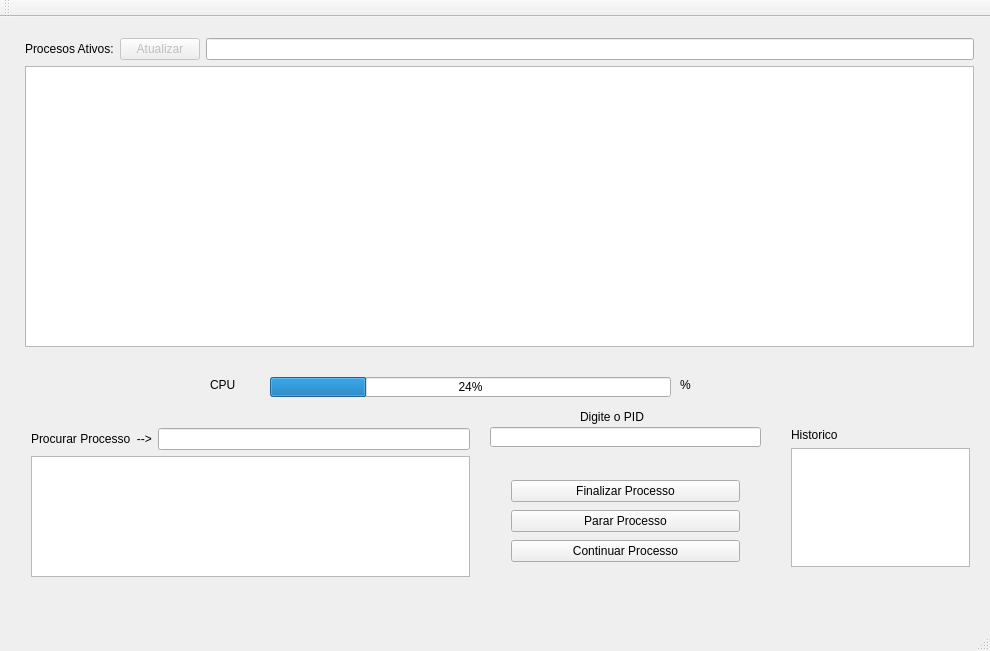
<?xml version="1.0" encoding="UTF-8"?>
<ui version="4.0">
 <class>MainWindow</class>
 <widget class="QMainWindow" name="MainWindow">
  <property name="geometry">
   <rect>
    <x>0</x>
    <y>0</y>
    <width>990</width>
    <height>651</height>
   </rect>
  </property>
  <property name="windowTitle">
   <string>MainWindow</string>
  </property>
  <widget class="QWidget" name="centralWidget">
   <widget class="QLineEdit" name="lineEdit_PidProcess">
    <property name="geometry">
     <rect>
      <x>490</x>
      <y>410</y>
      <width>271</width>
      <height>20</height>
     </rect>
    </property>
    <property name="text">
     <string/>
    </property>
   </widget>
   <widget class="QWidget" name="layoutWidget">
    <property name="geometry">
     <rect>
      <x>500</x>
      <y>450</y>
      <width>251</width>
      <height>111</height>
     </rect>
    </property>
    <layout class="QGridLayout" name="gridLayout_6">
     <item row="2" column="1">
      <widget class="QPushButton" name="pushButton_continueProcess">
       <property name="text">
        <string>Continuar Processo</string>
       </property>
      </widget>
     </item>
     <item row="1" column="1">
      <widget class="QPushButton" name="pushButton_StopProcess">
       <property name="text">
        <string>Parar Processo</string>
       </property>
      </widget>
     </item>
     <item row="0" column="1">
      <widget class="QPushButton" name="pushButton_KillProcess">
       <property name="text">
        <string>Finalizar Processo</string>
       </property>
      </widget>
     </item>
    </layout>
   </widget>
   <widget class="QWidget" name="layoutWidget">
    <property name="geometry">
     <rect>
      <x>20</x>
      <y>400</y>
      <width>461</width>
      <height>171</height>
     </rect>
    </property>
    <layout class="QGridLayout" name="gridLayout_2">
     <item row="0" column="0">
      <layout class="QGridLayout" name="gridLayout">
       <item row="0" column="0">
        <widget class="QLabel" name="label_4">
         <property name="text">
          <string>Procurar Processo  --&gt;</string>
         </property>
        </widget>
       </item>
       <item row="0" column="1">
        <widget class="QLineEdit" name="lineEdit_FindProcess"/>
       </item>
      </layout>
     </item>
     <item row="1" column="0">
      <widget class="QTextBrowser" name="textBrowser_findProcess"/>
     </item>
    </layout>
   </widget>
   <widget class="QWidget" name="layoutWidget">
    <property name="geometry">
     <rect>
      <x>14</x>
      <y>10</y>
      <width>971</width>
      <height>331</height>
     </rect>
    </property>
    <layout class="QGridLayout" name="gridLayout_4">
     <item row="0" column="0">
      <layout class="QGridLayout" name="gridLayout_3">
       <item row="0" column="0">
        <widget class="QLabel" name="label_2">
         <property name="text">
          <string>Procesos Ativos:</string>
         </property>
        </widget>
       </item>
       <item row="0" column="1">
        <widget class="QPushButton" name="pushButton_TimeUpdating">
         <property name="enabled">
          <bool>false</bool>
         </property>
         <property name="text">
          <string>Atualizar</string>
         </property>
        </widget>
       </item>
       <item row="0" column="2">
        <widget class="QLineEdit" name="lineEdit_TimeUpdating"/>
       </item>
      </layout>
     </item>
     <item row="1" column="0">
      <widget class="QTextBrowser" name="textBrowser_allProcess"/>
     </item>
    </layout>
   </widget>
   <widget class="QWidget" name="layoutWidget">
    <property name="geometry">
     <rect>
      <x>780</x>
      <y>400</y>
      <width>201</width>
      <height>161</height>
     </rect>
    </property>
    <layout class="QGridLayout" name="gridLayout_5">
     <item row="1" column="0">
      <widget class="QTextBrowser" name="textBrowser_stopedProcess"/>
     </item>
     <item row="0" column="0">
      <widget class="QLabel" name="label">
       <property name="text">
        <string>Historico</string>
       </property>
      </widget>
     </item>
    </layout>
   </widget>
   <widget class="QLabel" name="label_3">
    <property name="geometry">
     <rect>
      <x>210</x>
      <y>360</y>
      <width>59</width>
      <height>16</height>
     </rect>
    </property>
    <property name="text">
     <string>CPU</string>
    </property>
   </widget>
   <widget class="QLabel" name="labelCPU">
    <property name="geometry">
     <rect>
      <x>680</x>
      <y>360</y>
      <width>59</width>
      <height>16</height>
     </rect>
    </property>
    <property name="text">
     <string>%</string>
    </property>
   </widget>
   <widget class="QProgressBar" name="progressBar">
    <property name="geometry">
     <rect>
      <x>270</x>
      <y>360</y>
      <width>401</width>
      <height>20</height>
     </rect>
    </property>
    <property name="value">
     <number>24</number>
    </property>
   </widget>
   <widget class="QLabel" name="label_5">
    <property name="geometry">
     <rect>
      <x>580</x>
      <y>390</y>
      <width>81</width>
      <height>20</height>
     </rect>
    </property>
    <property name="text">
     <string>Digite o PID</string>
    </property>
   </widget>
   <zorder>lineEdit_PidProcess</zorder>
   <zorder>layoutWidget</zorder>
   <zorder>layoutWidget</zorder>
   <zorder>layoutWidget</zorder>
   <zorder>layoutWidget</zorder>
   <zorder>label_3</zorder>
   <zorder>labelCPU</zorder>
   <zorder>progressBar</zorder>
   <zorder>label_5</zorder>
   <zorder>label</zorder>
   <zorder>textBrowser_stopedProcess</zorder>
  </widget>
  <widget class="QMenuBar" name="menuBar">
   <property name="geometry">
    <rect>
     <x>0</x>
     <y>0</y>
     <width>990</width>
     <height>22</height>
    </rect>
   </property>
  </widget>
  <widget class="QToolBar" name="mainToolBar">
   <attribute name="toolBarArea">
    <enum>TopToolBarArea</enum>
   </attribute>
   <attribute name="toolBarBreak">
    <bool>false</bool>
   </attribute>
  </widget>
  <widget class="QStatusBar" name="statusBar"/>
 </widget>
 <layoutdefault spacing="6" margin="11"/>
 <resources/>
 <connections>
  <connection>
   <sender>pushButton_KillProcess</sender>
   <signal>clicked(bool)</signal>
   <receiver>MainWindow</receiver>
   <slot>killPid()</slot>
   <hints>
    <hint type="sourcelabel">
     <x>135</x>
     <y>455</y>
    </hint>
    <hint type="destinationlabel">
     <x>4</x>
     <y>455</y>
    </hint>
   </hints>
  </connection>
  <connection>
   <sender>pushButton_StopProcess</sender>
   <signal>clicked(bool)</signal>
   <receiver>MainWindow</receiver>
   <slot>stopPid()</slot>
   <hints>
    <hint type="sourcelabel">
     <x>387</x>
     <y>455</y>
    </hint>
    <hint type="destinationlabel">
     <x>359</x>
     <y>492</y>
    </hint>
   </hints>
  </connection>
  <connection>
   <sender>pushButton_continueProcess</sender>
   <signal>clicked(bool)</signal>
   <receiver>MainWindow</receiver>
   <slot>continuePid()</slot>
   <hints>
    <hint type="sourcelabel">
     <x>609</x>
     <y>455</y>
    </hint>
    <hint type="destinationlabel">
     <x>728</x>
     <y>454</y>
    </hint>
   </hints>
  </connection>
  <connection>
   <sender>lineEdit_FindProcess</sender>
   <signal>textChanged(QString)</signal>
   <receiver>MainWindow</receiver>
   <slot>searchProcess()</slot>
   <hints>
    <hint type="sourcelabel">
     <x>698</x>
     <y>76</y>
    </hint>
    <hint type="destinationlabel">
     <x>635</x>
     <y>421</y>
    </hint>
   </hints>
  </connection>
  <connection>
   <sender>pushButton_TimeUpdating</sender>
   <signal>clicked(bool)</signal>
   <receiver>MainWindow</receiver>
   <slot>timeUpdate()</slot>
   <hints>
    <hint type="sourcelabel">
     <x>155</x>
     <y>67</y>
    </hint>
    <hint type="destinationlabel">
     <x>13</x>
     <y>45</y>
    </hint>
   </hints>
  </connection>
 </connections>
 <slots>
  <slot>killPid()</slot>
  <slot>stopPid()</slot>
  <slot>continuePid()</slot>
  <slot>searchProcess()</slot>
  <slot>timeUpdate()</slot>
 </slots>
</ui>
